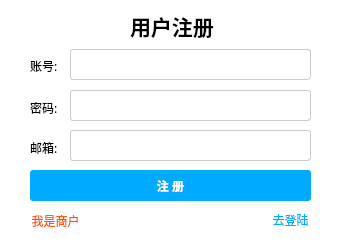
<?xml version="1.0" encoding="UTF-8"?>
<ui version="4.0">
 <class>MainWindow</class>
 <widget class="QMainWindow" name="MainWindow">
  <property name="geometry">
   <rect>
    <x>0</x>
    <y>0</y>
    <width>348</width>
    <height>251</height>
   </rect>
  </property>
  <property name="minimumSize">
   <size>
    <width>348</width>
    <height>251</height>
   </size>
  </property>
  <property name="maximumSize">
   <size>
    <width>348</width>
    <height>251</height>
   </size>
  </property>
  <property name="windowTitle">
   <string>MainWindow</string>
  </property>
  <property name="styleSheet">
   <string notr="true">background-color: white;</string>
  </property>
  <widget class="QWidget" name="centralwidget">
   <widget class="QLabel" name="label">
    <property name="geometry">
     <rect>
      <x>130</x>
      <y>10</y>
      <width>131</width>
      <height>31</height>
     </rect>
    </property>
    <property name="font">
     <font>
      <family>微软雅黑</family>
      <pointsize>16</pointsize>
      <weight>75</weight>
      <bold>true</bold>
     </font>
    </property>
    <property name="text">
     <string>用户注册</string>
    </property>
   </widget>
   <widget class="QLabel" name="label_2">
    <property name="geometry">
     <rect>
      <x>30</x>
      <y>55</y>
      <width>31</width>
      <height>21</height>
     </rect>
    </property>
    <property name="font">
     <font>
      <family>微软雅黑</family>
     </font>
    </property>
    <property name="text">
     <string>账号:</string>
    </property>
   </widget>
   <widget class="QLabel" name="label_3">
    <property name="geometry">
     <rect>
      <x>30</x>
      <y>100</y>
      <width>31</width>
      <height>16</height>
     </rect>
    </property>
    <property name="font">
     <font>
      <family>微软雅黑</family>
     </font>
    </property>
    <property name="text">
     <string>密码:</string>
    </property>
   </widget>
   <widget class="QLineEdit" name="lineEdit">
    <property name="geometry">
     <rect>
      <x>70</x>
      <y>49</y>
      <width>241</width>
      <height>31</height>
     </rect>
    </property>
    <property name="styleSheet">
     <string notr="true">QLineEdit { border-radius: 3px; border: 0.5px solid #CCCCCC;}</string>
    </property>
   </widget>
   <widget class="QLineEdit" name="lineEdit_2">
    <property name="geometry">
     <rect>
      <x>70</x>
      <y>90</y>
      <width>241</width>
      <height>31</height>
     </rect>
    </property>
    <property name="styleSheet">
     <string notr="true">QLineEdit { border-radius: 3px; border: 0.5px solid #CCCCCC;}</string>
    </property>
   </widget>
   <widget class="QPushButton" name="pushButton">
    <property name="geometry">
     <rect>
      <x>30</x>
      <y>170</y>
      <width>281</width>
      <height>31</height>
     </rect>
    </property>
    <property name="font">
     <font>
      <family>微软雅黑</family>
      <weight>75</weight>
      <bold>true</bold>
     </font>
    </property>
    <property name="styleSheet">
     <string notr="true">QPushButton { background-color:rgb(0, 170, 255); color:rgb(255, 255, 255); border-radius: 3px; }</string>
    </property>
    <property name="text">
     <string>注 册</string>
    </property>
   </widget>
   <widget class="QPushButton" name="pushButton_2">
    <property name="geometry">
     <rect>
      <x>30</x>
      <y>210</y>
      <width>51</width>
      <height>21</height>
     </rect>
    </property>
    <property name="styleSheet">
     <string notr="true">QPushButton { background-color:rgb(255, 255, 255); color:rgb(255, 85, 0); border-radius: 2px; }</string>
    </property>
    <property name="text">
     <string>我是商户</string>
    </property>
   </widget>
   <widget class="QPushButton" name="pushButton_3">
    <property name="geometry">
     <rect>
      <x>270</x>
      <y>210</y>
      <width>41</width>
      <height>20</height>
     </rect>
    </property>
    <property name="styleSheet">
     <string notr="true">QPushButton { background-color:rgb(255, 255, 255); color:rgb(0, 170, 255); border-radius: 2px; }</string>
    </property>
    <property name="text">
     <string>去登陆</string>
    </property>
   </widget>
   <widget class="QLineEdit" name="lineEdit_3">
    <property name="geometry">
     <rect>
      <x>70</x>
      <y>130</y>
      <width>241</width>
      <height>31</height>
     </rect>
    </property>
    <property name="styleSheet">
     <string notr="true">QLineEdit { border-radius: 3px; border: 0.5px solid #CCCCCC;}</string>
    </property>
   </widget>
   <widget class="QLabel" name="label_4">
    <property name="geometry">
     <rect>
      <x>30</x>
      <y>140</y>
      <width>31</width>
      <height>15</height>
     </rect>
    </property>
    <property name="font">
     <font>
      <family>微软雅黑</family>
     </font>
    </property>
    <property name="text">
     <string>邮箱:</string>
    </property>
   </widget>
  </widget>
  <widget class="QStatusBar" name="statusbar"/>
 </widget>
 <resources/>
 <connections/>
</ui>
